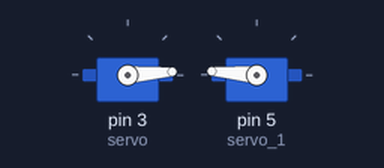
Bench run of a sketch on a simulated Arduino Uno, built with avr-gcc and run on an emulated ATmega328P. Parts: 2 × servo.

Above: at 0.05 s.
At 1.3 s:
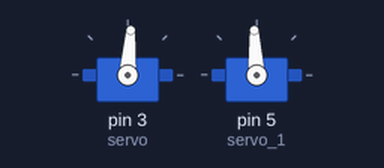
At 2.6 s:
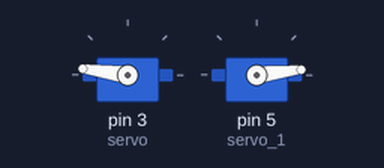
At 5.15 s:
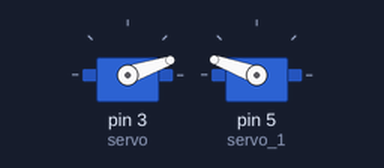
Timing chart, 0 to 7.1 s (numbered marks = the images above):
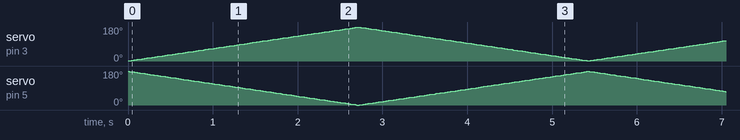

The sketch:

code.ino
```cpp
#include <Servo.h>

int positiion = 0;

int i = 0;

Servo servo;
Servo servo_1;


void setup()
{
  servo.attach(3);
  servo_1.attach(5);

}

void loop()
{
  positiion = 0;
  for (positiion = 1; positiion <= 179; positiion += 1) {
    servo.write(positiion);
    servo_1.write(179-positiion);
    delay(15);
  }
  for (positiion = 179; positiion >= 1; positiion -= 1) {
   servo.write(positiion);
    servo_1.write(179-positiion);
    delay(15);
  }
}
```
